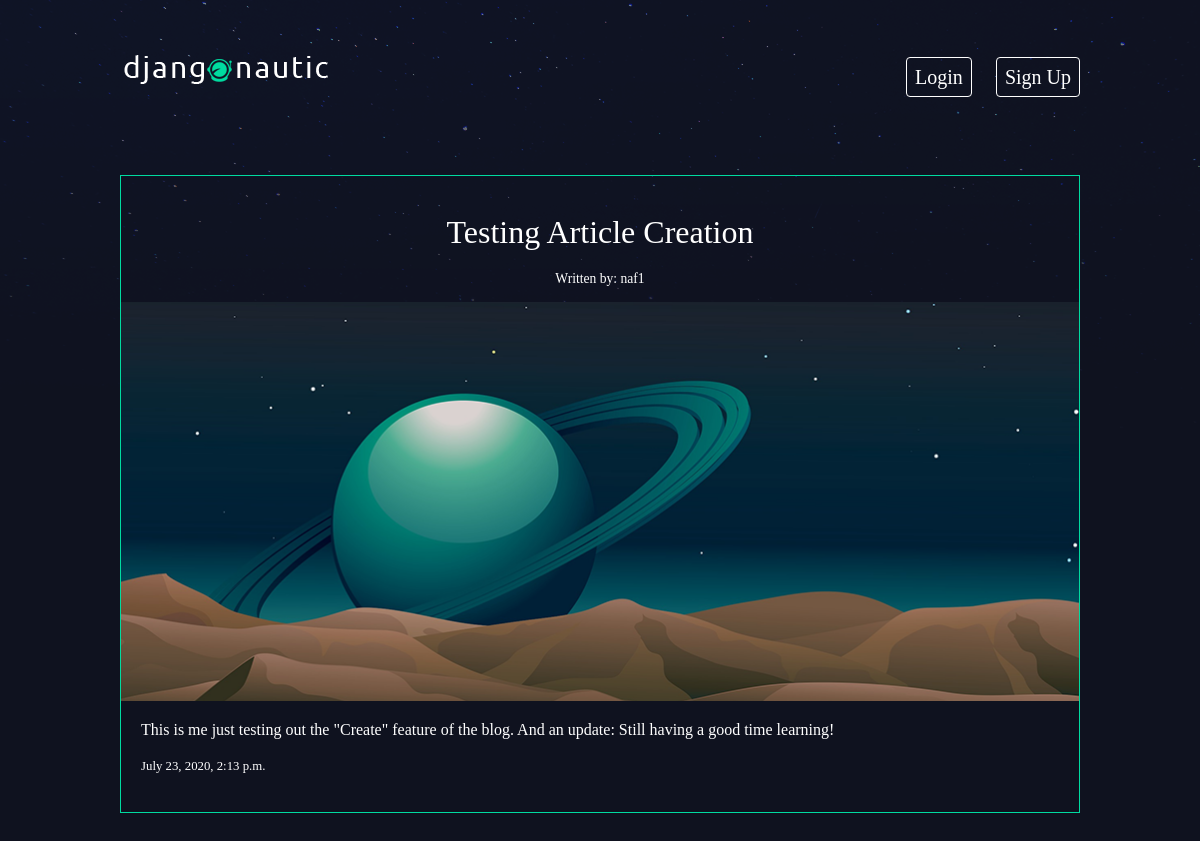
Page /articles/testing-article-creation/ on the committed database.
### articles/models.py (models this page shows, shortened)
class Article(models.Model):
    title = models.CharField(max_length=100)
    slug = models.SlugField()
    body = models.TextField()
    date = models.DateTimeField(auto_now_add=True)
    thumb = models.ImageField(default='default.png', blank=True)
    author = models.ForeignKey(User, on_delete=models.CASCADE, default=None)

### articles/views.py (the view)
# urls.py: path('<slug:slug>/', views.article_detail, name="detail"),
def article_detail(request, slug):
    article = Article.objects.get(slug=slug)
    return render(request, 'articles/article_detail.html', {'article': article})

### articles/templates/articles/article_detail.html
{% extends 'base_layout.html' %}
{% block content %}
    <div class="article-detail">
        <div class="article">
            <br> <h2>{{ article.title }}</h2>
            <h4> Written by: {{ article.author.username }} </h4>
            <img src="{{ article.thumb.url }}">
            <p> {{ article.body }} </p>
            <p class="date"> {{ article.date }} </p> <br>
        </div>
    </div>
{% endblock %}

### assets/styles.css (style rules this page uses)
body { background-color: #0f121f; background-image: url(/static/stars.png); background-repeat: no-repeat; color: #fff; }
body * { font-family: Ubuntu; }
h1, h2, h3, h4, h5 { font-weight: normal; margin: 0; }
.article { padding: 10px; border: 1px solid #00dba0; position: relative; padding-bottom: 40px; }
.article h2 { font-size: 1.3em; }
.article h4 { font-size: 0.8em; }
.article-detail .article { padding: 0; margin-top: 30px; }
.article-detail .article img { max-width: 100%; margin-top: 5px; }
.article-detail .article h2 { text-align: center; margin: 20px auto; font-size: 2em; }
.article-detail .article h4 { text-align: center; font-size: 0.85em; margin: 10px 20px; }
.article-detail .article p { margin-top: 20px; margin-bottom: 20px; margin-left: 20px; margin-right: 20px; text-align: justify; }
.article-detail .article .date { font-size: 0.8em; }

### rows in the picture
Article: title "Testing Article Creation", author.username "naf1", thumb (placeholder picture), body "This is me just testing out the \"Create\" feature of the blog. And an update: Still having a good time learning!", date "July 23, 2020, 2:13 p.m."
